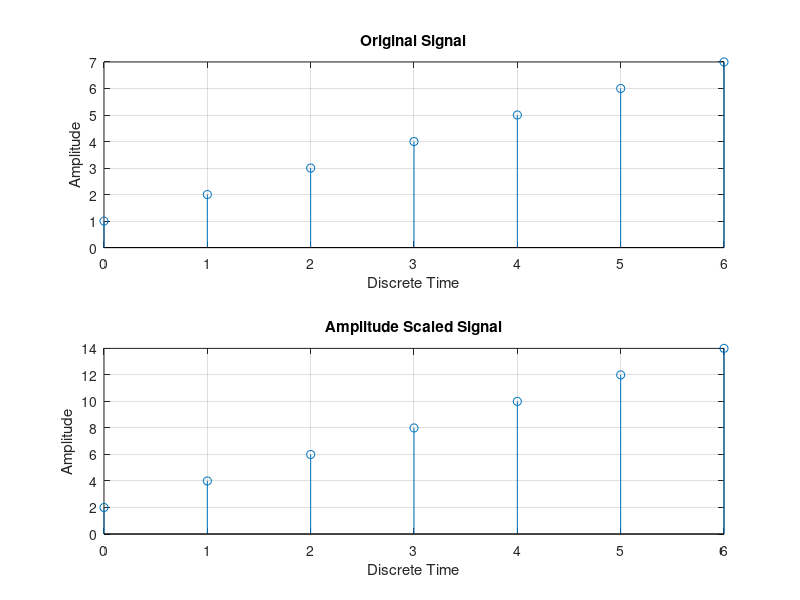
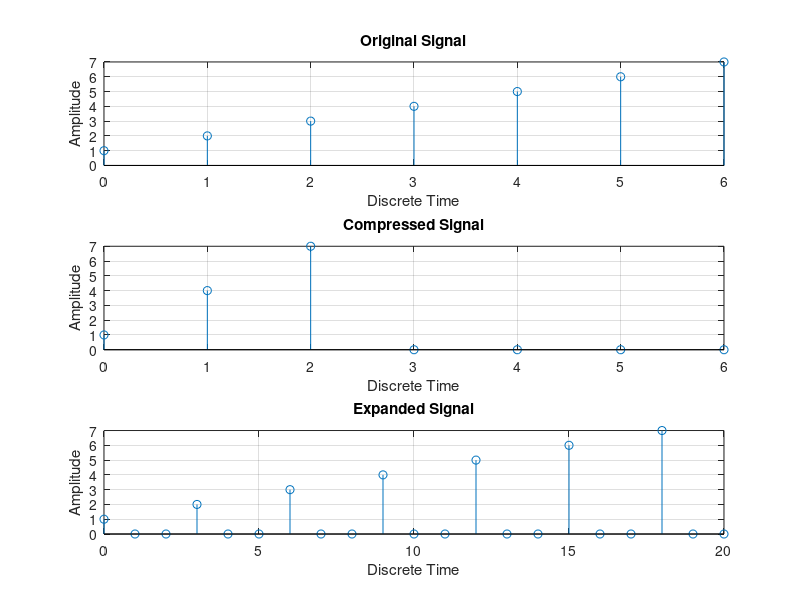

The MATLAB source for these figures, in order:
%Matlab program to simulate amplitude scaling & time scaling
clc
clear all
close all

%Original Signal
x=[1,2,3,4,5,6,7]
n=0:length(x)-1
subplot(2,1,1)
stem(n,x)
grid on 
xlabel('Discrete Time')
ylabel('Amplitude')
title('Original Signal')

%Amplitude Scaling
k=2 %Scaling Factor
y1=k*x
subplot(2,1,2)
stem(n,y1)
grid on 
xlabel('Discrete Time')
ylabel('Amplitude')
title('Amplitude Scaled Signal')

%Time Scaling (Compression)
k=3 %Compression Factor
y2=zeros(1,length(x))
for n =0:length(x)-1
    if (k*n+1)<=length(x)
        y2(n+1)=x(k*n+1)
    end
end

%Plotting the original signal
figure
n=0:length(x)-1
subplot(3,1,1)
stem(n,x)
grid on 
xlabel('Discrete Time')
ylabel('Amplitude')
title('Original Signal')

%Plotting the compressed signal
n=0:length(y2)-1
subplot(3,1,2)
stem(n,y2)
grid on 
xlabel('Discrete Time')
ylabel('Amplitude')
title('Compressed Signal')

%Time Scaling (Expansion)
k=3 %Expansion Factor
y3=zeros(1,k*length(x))
for n =0:length(y3)-1
    if mod(n,k)==0
        y3(n+1)=x(n/k+1)
    end
end
n=0:length(y3)-1
subplot(3,1,3)
stem(n,y3)
grid on 
xlabel('Discrete Time')
ylabel('Amplitude')
title('Expanded Signal')
